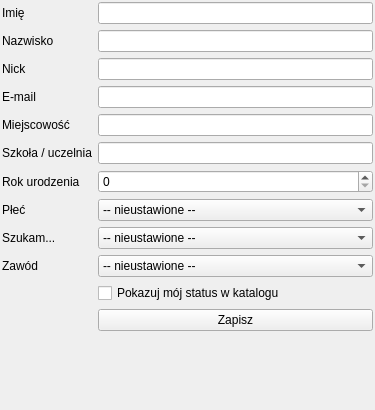
<ui version="4.0" >
 <class>myInfo</class>
 <widget class="QWidget" name="myInfo" >
  <property name="geometry" >
   <rect>
    <x>0</x>
    <y>0</y>
    <width>375</width>
    <height>410</height>
   </rect>
  </property>
  <property name="sizePolicy" >
   <sizepolicy vsizetype="Fixed" hsizetype="Fixed" >
    <horstretch>0</horstretch>
    <verstretch>0</verstretch>
   </sizepolicy>
  </property>
  <property name="windowTitle" >
   <string>Moje Dane</string>
  </property>
  <layout class="QFormLayout" name="formLayout" >
   <property name="fieldGrowthPolicy" >
    <enum>QFormLayout::AllNonFixedFieldsGrow</enum>
   </property>
   <property name="margin" >
    <number>2</number>
   </property>
   <item row="0" column="0" >
    <widget class="QLabel" name="label" >
     <property name="text" >
      <string>Imię</string>
     </property>
    </widget>
   </item>
   <item row="0" column="1" >
    <widget class="QLineEdit" name="le_first" />
   </item>
   <item row="1" column="0" >
    <widget class="QLabel" name="label_2" >
     <property name="text" >
      <string>Nazwisko</string>
     </property>
    </widget>
   </item>
   <item row="1" column="1" >
    <widget class="QLineEdit" name="le_last" />
   </item>
   <item row="2" column="0" >
    <widget class="QLabel" name="label_3" >
     <property name="text" >
      <string>Nick</string>
     </property>
    </widget>
   </item>
   <item row="2" column="1" >
    <widget class="QLineEdit" name="le_nick" />
   </item>
   <item row="3" column="0" >
    <widget class="QLabel" name="label_4" >
     <property name="text" >
      <string>E-mail</string>
     </property>
    </widget>
   </item>
   <item row="3" column="1" >
    <widget class="QLineEdit" name="le_mail" />
   </item>
   <item row="4" column="0" >
    <widget class="QLabel" name="label_10" >
     <property name="text" >
      <string>Miejscowość</string>
     </property>
    </widget>
   </item>
   <item row="4" column="1" >
    <widget class="QLineEdit" name="le_city" />
   </item>
   <item row="5" column="0" >
    <widget class="QLabel" name="label_11" >
     <property name="text" >
      <string>Szkoła / uczelnia</string>
     </property>
    </widget>
   </item>
   <item row="5" column="1" >
    <widget class="QLineEdit" name="le_school" />
   </item>
   <item row="6" column="0" >
    <widget class="QLabel" name="label_5" >
     <property name="text" >
      <string>Rok urodzenia</string>
     </property>
    </widget>
   </item>
   <item row="7" column="0" >
    <widget class="QLabel" name="label_6" >
     <property name="text" >
      <string>Płeć</string>
     </property>
    </widget>
   </item>
   <item row="7" column="1" >
    <widget class="QComboBox" name="cb_sex" >
     <item>
      <property name="text" >
       <string>-- nieustawione --</string>
      </property>
     </item>
     <item>
      <property name="text" >
       <string>mężczyzna</string>
      </property>
     </item>
     <item>
      <property name="text" >
       <string>kobieta</string>
      </property>
     </item>
    </widget>
   </item>
   <item row="8" column="0" >
    <widget class="QLabel" name="label_7" >
     <property name="text" >
      <string>Szukam...</string>
     </property>
    </widget>
   </item>
   <item row="8" column="1" >
    <widget class="QComboBox" name="cb_lookingFor" >
     <item>
      <property name="text" >
       <string>-- nieustawione --</string>
      </property>
     </item>
     <item>
      <property name="text" >
       <string>kogoś do rozmowy</string>
      </property>
     </item>
     <item>
      <property name="text" >
       <string>przyjaźni</string>
      </property>
     </item>
     <item>
      <property name="text" >
       <string>flirtu / romansu</string>
      </property>
     </item>
     <item>
      <property name="text" >
       <string>miłości</string>
      </property>
     </item>
     <item>
      <property name="text" >
       <string>nie szukam</string>
      </property>
     </item>
    </widget>
   </item>
   <item row="9" column="0" >
    <widget class="QLabel" name="label_8" >
     <property name="text" >
      <string>Zawód</string>
     </property>
    </widget>
   </item>
   <item row="9" column="1" >
    <widget class="QComboBox" name="cb_job" >
     <item>
      <property name="text" >
       <string>-- nieustawione --</string>
      </property>
     </item>
     <item>
      <property name="text" >
       <string>uczeń</string>
      </property>
     </item>
     <item>
      <property name="text" >
       <string>student</string>
      </property>
     </item>
     <item>
      <property name="text" >
       <string>rolnik</string>
      </property>
     </item>
     <item>
      <property name="text" >
       <string>menedżer</string>
      </property>
     </item>
     <item>
      <property name="text" >
       <string>specjalista/wolny zawód</string>
      </property>
     </item>
     <item>
      <property name="text" >
       <string>urzędnik/usługi/administracja</string>
      </property>
     </item>
     <item>
      <property name="text" >
       <string>bezrobotny</string>
      </property>
     </item>
     <item>
      <property name="text" >
       <string>emeryt/rencista</string>
      </property>
     </item>
     <item>
      <property name="text" >
       <string>gospodyni domowa</string>
      </property>
     </item>
     <item>
      <property name="text" >
       <string>nauczyciel</string>
      </property>
     </item>
     <item>
      <property name="text" >
       <string>lekarz</string>
      </property>
     </item>
     <item>
      <property name="text" >
       <string>inny</string>
      </property>
     </item>
    </widget>
   </item>
   <item row="10" column="1" >
    <widget class="QCheckBox" name="cb_showMyStatus" >
     <property name="text" >
      <string>Pokazuj mój status w katalogu</string>
     </property>
    </widget>
   </item>
   <item row="11" column="1" >
    <widget class="QPushButton" name="pb_save" >
     <property name="text" >
      <string>Zapisz</string>
     </property>
    </widget>
   </item>
   <item row="6" column="1" >
    <widget class="QSpinBox" name="sb_year" >
     <property name="accelerated" >
      <bool>true</bool>
     </property>
     <property name="minimum" >
      <number>0</number>
     </property>
     <property name="maximum" >
      <number>2100</number>
     </property>
     <property name="value" >
      <number>0</number>
     </property>
    </widget>
   </item>
  </layout>
  <zorder>label</zorder>
  <zorder>le_first</zorder>
  <zorder>label_2</zorder>
  <zorder>le_last</zorder>
  <zorder>label_3</zorder>
  <zorder>le_nick</zorder>
  <zorder>label_4</zorder>
  <zorder>le_mail</zorder>
  <zorder>label_5</zorder>
  <zorder>label_6</zorder>
  <zorder>cb_sex</zorder>
  <zorder>label_7</zorder>
  <zorder>cb_lookingFor</zorder>
  <zorder>label_8</zorder>
  <zorder>cb_job</zorder>
  <zorder>cb_showMyStatus</zorder>
  <zorder>le_city</zorder>
  <zorder>le_school</zorder>
  <zorder>label_10</zorder>
  <zorder>label_11</zorder>
  <zorder>pb_save</zorder>
  <zorder>pushButton_2</zorder>
  <zorder>sb_year</zorder>
 </widget>
 <resources/>
 <connections/>
</ui>
